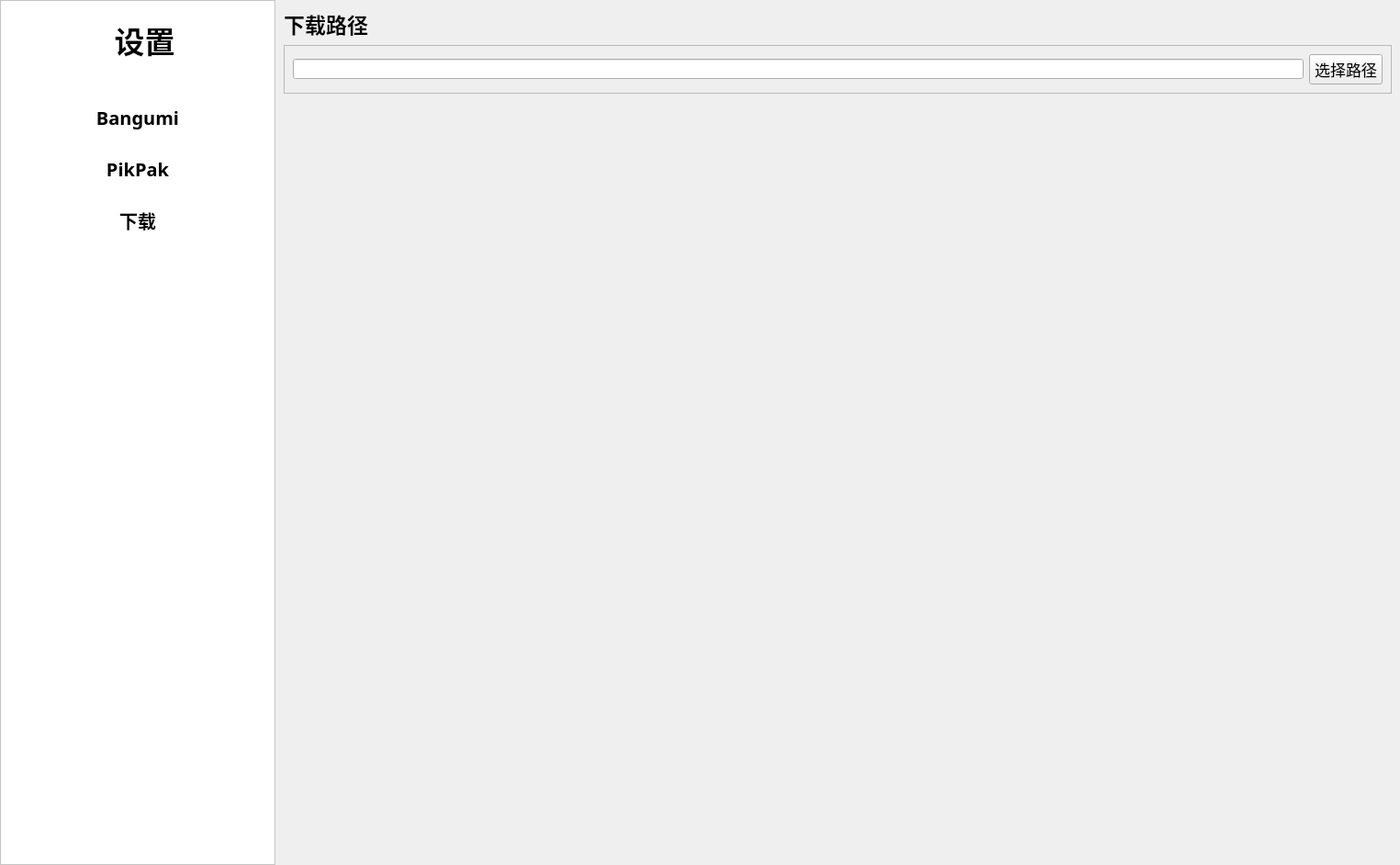
<?xml version="1.0" encoding="UTF-8"?>
<ui version="4.0">
 <class>SettingsPage</class>
 <widget class="QWidget" name="SettingsPage">
  <property name="geometry">
   <rect>
    <x>0</x>
    <y>0</y>
    <width>1525</width>
    <height>942</height>
   </rect>
  </property>
  <layout class="QHBoxLayout" name="horizontalLayout_8">
   <property name="spacing">
    <number>0</number>
   </property>
   <property name="leftMargin">
    <number>0</number>
   </property>
   <property name="topMargin">
    <number>0</number>
   </property>
   <property name="rightMargin">
    <number>0</number>
   </property>
   <property name="bottomMargin">
    <number>0</number>
   </property>
   <item>
    <widget class="QFrame" name="settings_frame">
     <property name="minimumSize">
      <size>
       <width>300</width>
       <height>0</height>
      </size>
     </property>
     <property name="maximumSize">
      <size>
       <width>300</width>
       <height>16777215</height>
      </size>
     </property>
     <property name="styleSheet">
      <string notr="true">background-color: white;</string>
     </property>
     <property name="frameShape">
      <enum>QFrame::Shape::StyledPanel</enum>
     </property>
     <property name="frameShadow">
      <enum>QFrame::Shadow::Raised</enum>
     </property>
     <layout class="QVBoxLayout" name="verticalLayout">
      <item>
       <widget class="QFrame" name="Frame">
        <layout class="QHBoxLayout" name="horizontalLayout">
         <item>
          <widget class="QPushButton" name="back_Button_2">
           <property name="minimumSize">
            <size>
             <width>45</width>
             <height>45</height>
            </size>
           </property>
           <property name="maximumSize">
            <size>
             <width>45</width>
             <height>45</height>
            </size>
           </property>
           <property name="font">
            <font>
             <bold>false</bold>
             <kerning>false</kerning>
            </font>
           </property>
           <property name="styleSheet">
            <string notr="true">QPushButton {
	background-color: white;
	border:none;
	border-radius:22px
}

QPushButton:hover {
    background-color: rgb(237, 237, 238);
}</string>
           </property>
           <property name="text">
            <string/>
           </property>
           <property name="icon">
            <iconset>
             <normaloff>icons/back.png</normaloff>icons/back.png</iconset>
           </property>
           <property name="iconSize">
            <size>
             <width>20</width>
             <height>20</height>
            </size>
           </property>
           <property name="checkable">
            <bool>true</bool>
           </property>
          </widget>
         </item>
         <item>
          <widget class="QPushButton" name="setting_Button">
           <property name="minimumSize">
            <size>
             <width>175</width>
             <height>0</height>
            </size>
           </property>
           <property name="maximumSize">
            <size>
             <width>175</width>
             <height>16777215</height>
            </size>
           </property>
           <property name="font">
            <font>
             <family>微软雅黑</family>
             <pointsize>25</pointsize>
             <bold>true</bold>
            </font>
           </property>
           <property name="styleSheet">
            <string notr="true">border:none</string>
           </property>
           <property name="text">
            <string>设置</string>
           </property>
          </widget>
         </item>
         <item>
          <spacer name="horizontalSpacer">
           <property name="orientation">
            <enum>Qt::Orientation::Horizontal</enum>
           </property>
           <property name="sizeHint" stdset="0">
            <size>
             <width>40</width>
             <height>20</height>
            </size>
           </property>
          </spacer>
         </item>
        </layout>
       </widget>
      </item>
      <item>
       <widget class="QFrame" name="Frame_2">
        <layout class="QVBoxLayout" name="verticalLayout_2">
         <property name="topMargin">
          <number>20</number>
         </property>
         <item>
          <widget class="QPushButton" name="pushButton_3">
           <property name="minimumSize">
            <size>
             <width>0</width>
             <height>50</height>
            </size>
           </property>
           <property name="maximumSize">
            <size>
             <width>16777215</width>
             <height>50</height>
            </size>
           </property>
           <property name="font">
            <font>
             <family>微软雅黑</family>
             <pointsize>15</pointsize>
             <bold>true</bold>
            </font>
           </property>
           <property name="styleSheet">
            <string notr="true">QPushButton:hover {
    background-color: rgba(0, 0, 0,20);
}

QPushButton:checked {
    background-color: rgb(233, 221, 255);
}

QPushButton {
    border:none;
	border-radius: 10px;
}</string>
           </property>
           <property name="text">
            <string>Bangumi</string>
           </property>
           <property name="checkable">
            <bool>true</bool>
           </property>
           <attribute name="buttonGroup">
            <string notr="true">buttonGroup</string>
           </attribute>
          </widget>
         </item>
         <item>
          <widget class="QPushButton" name="pushButton_4">
           <property name="minimumSize">
            <size>
             <width>0</width>
             <height>50</height>
            </size>
           </property>
           <property name="maximumSize">
            <size>
             <width>16777215</width>
             <height>50</height>
            </size>
           </property>
           <property name="font">
            <font>
             <family>微软雅黑</family>
             <pointsize>15</pointsize>
             <bold>true</bold>
            </font>
           </property>
           <property name="styleSheet">
            <string notr="true">QPushButton:hover {
    background-color: rgba(0, 0, 0,20);
}

QPushButton:checked {
    background-color: rgb(233, 221, 255);
}

QPushButton {
    border:none;
	border-radius: 10px;
}</string>
           </property>
           <property name="text">
            <string>PikPak</string>
           </property>
           <property name="checkable">
            <bool>true</bool>
           </property>
           <attribute name="buttonGroup">
            <string notr="true">buttonGroup</string>
           </attribute>
          </widget>
         </item>
         <item>
          <widget class="QPushButton" name="pushButton_13">
           <property name="minimumSize">
            <size>
             <width>0</width>
             <height>50</height>
            </size>
           </property>
           <property name="maximumSize">
            <size>
             <width>16777215</width>
             <height>50</height>
            </size>
           </property>
           <property name="font">
            <font>
             <family>微软雅黑</family>
             <pointsize>15</pointsize>
             <bold>true</bold>
            </font>
           </property>
           <property name="styleSheet">
            <string notr="true">QPushButton:hover {
    background-color: rgba(0, 0, 0,20);
}

QPushButton:checked {
    background-color: rgb(233, 221, 255);
}

QPushButton {
    border:none;
	border-radius: 10px;
}</string>
           </property>
           <property name="text">
            <string>下载</string>
           </property>
           <property name="checkable">
            <bool>true</bool>
           </property>
           <attribute name="buttonGroup">
            <string notr="true">buttonGroup</string>
           </attribute>
          </widget>
         </item>
        </layout>
       </widget>
      </item>
      <item>
       <spacer name="verticalSpacer">
        <property name="orientation">
         <enum>Qt::Orientation::Vertical</enum>
        </property>
        <property name="sizeHint" stdset="0">
         <size>
          <width>20</width>
          <height>866</height>
         </size>
        </property>
       </spacer>
      </item>
     </layout>
    </widget>
   </item>
   <item>
    <widget class="QStackedWidget" name="stackedWidget_2">
     <property name="styleSheet">
      <string notr="true">QStackedWidget {
    background-color: rgb(248, 242, 250);
}

QStackedWidget &gt; QWidget {
    background-color: transparent;
}</string>
     </property>
     <property name="currentIndex">
      <number>2</number>
     </property>
     <widget class="QWidget" name="login_page">
      <layout class="QVBoxLayout" name="verticalLayout_7">
       <item alignment="Qt::AlignmentFlag::AlignLeft">
        <widget class="QPushButton" name="pushButton">
         <property name="minimumSize">
          <size>
           <width>0</width>
           <height>0</height>
          </size>
         </property>
         <property name="maximumSize">
          <size>
           <width>16777215</width>
           <height>16777215</height>
          </size>
         </property>
         <property name="font">
          <font>
           <family>微软雅黑</family>
           <pointsize>17</pointsize>
           <bold>true</bold>
          </font>
         </property>
         <property name="styleSheet">
          <string notr="true">border:none;</string>
         </property>
         <property name="text">
          <string>Bangumi</string>
         </property>
        </widget>
       </item>
       <item>
        <widget class="QFrame" name="Frame_3">
         <layout class="QVBoxLayout" name="verticalLayout_4">
          <property name="leftMargin">
           <number>8</number>
          </property>
          <item alignment="Qt::AlignmentFlag::AlignLeft">
           <widget class="QPushButton" name="pushButton_7">
            <property name="minimumSize">
             <size>
              <width>0</width>
              <height>30</height>
             </size>
            </property>
            <property name="maximumSize">
             <size>
              <width>16777215</width>
              <height>30</height>
             </size>
            </property>
            <property name="font">
             <font>
              <family>微软雅黑</family>
              <pointsize>13</pointsize>
              <bold>true</bold>
             </font>
            </property>
            <property name="styleSheet">
             <string notr="true">border:none</string>
            </property>
            <property name="text">
             <string>Bangumi 授权</string>
            </property>
           </widget>
          </item>
          <item alignment="Qt::AlignmentFlag::AlignLeft">
           <widget class="QPushButton" name="pushButton_2">
            <property name="font">
             <font>
              <family>微软雅黑</family>
              <pointsize>13</pointsize>
              <bold>false</bold>
             </font>
            </property>
            <property name="styleSheet">
             <string notr="true">border:none;</string>
            </property>
            <property name="text">
             <string>ID</string>
            </property>
           </widget>
          </item>
          <item alignment="Qt::AlignmentFlag::AlignLeft">
           <widget class="QPushButton" name="pushButton_9">
            <property name="font">
             <font>
              <family>微软雅黑</family>
              <pointsize>13</pointsize>
              <bold>false</bold>
             </font>
            </property>
            <property name="styleSheet">
             <string notr="true">border:none;</string>
            </property>
            <property name="text">
             <string>Access Token</string>
            </property>
           </widget>
          </item>
          <item alignment="Qt::AlignmentFlag::AlignLeft">
           <widget class="QPushButton" name="pushButton_8">
            <property name="font">
             <font>
              <family>微软雅黑</family>
              <pointsize>13</pointsize>
              <bold>false</bold>
             </font>
            </property>
            <property name="styleSheet">
             <string notr="true">border:none;</string>
            </property>
            <property name="text">
             <string>Refresh Token</string>
            </property>
           </widget>
          </item>
          <item alignment="Qt::AlignmentFlag::AlignLeft">
           <widget class="QPushButton" name="login_Button">
            <property name="font">
             <font>
              <family>微软雅黑</family>
              <pointsize>13</pointsize>
              <bold>false</bold>
             </font>
            </property>
            <property name="styleSheet">
             <string notr="true"/>
            </property>
            <property name="text">
             <string>开始授权</string>
            </property>
           </widget>
          </item>
          <item alignment="Qt::AlignmentFlag::AlignLeft">
           <widget class="QPushButton" name="collection_Button">
            <property name="font">
             <font>
              <family>微软雅黑</family>
              <pointsize>13</pointsize>
              <bold>false</bold>
             </font>
            </property>
            <property name="styleSheet">
             <string notr="true"/>
            </property>
            <property name="text">
             <string>获取收藏</string>
            </property>
           </widget>
          </item>
         </layout>
        </widget>
       </item>
       <item>
        <widget class="QFrame" name="Frame_4">
         <layout class="QHBoxLayout" name="horizontalLayout_2">
          <property name="spacing">
           <number>0</number>
          </property>
          <property name="leftMargin">
           <number>8</number>
          </property>
          <property name="topMargin">
           <number>1</number>
          </property>
          <item alignment="Qt::AlignmentFlag::AlignLeft">
           <widget class="QPushButton" name="pushButton_12">
            <property name="minimumSize">
             <size>
              <width>0</width>
              <height>30</height>
             </size>
            </property>
            <property name="maximumSize">
             <size>
              <width>16777215</width>
              <height>30</height>
             </size>
            </property>
            <property name="font">
             <font>
              <family>微软雅黑</family>
              <pointsize>13</pointsize>
              <bold>true</bold>
             </font>
            </property>
            <property name="styleSheet">
             <string notr="true">border:none</string>
            </property>
            <property name="text">
             <string>Bangumi 域名 ：</string>
            </property>
           </widget>
          </item>
          <item alignment="Qt::AlignmentFlag::AlignLeft">
           <widget class="QComboBox" name="comboBox">
            <item>
             <property name="text">
              <string>bangumi.tv</string>
             </property>
            </item>
            <item>
             <property name="text">
              <string>bgm.tv</string>
             </property>
            </item>
            <item>
             <property name="text">
              <string>chii.in</string>
             </property>
            </item>
           </widget>
          </item>
          <item>
           <spacer name="horizontalSpacer_2">
            <property name="orientation">
             <enum>Qt::Orientation::Horizontal</enum>
            </property>
            <property name="sizeHint" stdset="0">
             <size>
              <width>40</width>
              <height>20</height>
             </size>
            </property>
           </spacer>
          </item>
         </layout>
        </widget>
       </item>
       <item>
        <spacer name="verticalSpacer_3">
         <property name="orientation">
          <enum>Qt::Orientation::Vertical</enum>
         </property>
         <property name="sizeHint" stdset="0">
          <size>
           <width>20</width>
           <height>40</height>
          </size>
         </property>
        </spacer>
       </item>
      </layout>
     </widget>
     <widget class="QWidget" name="pikpak_page">
      <layout class="QVBoxLayout" name="verticalLayout_3">
       <item alignment="Qt::AlignmentFlag::AlignLeft">
        <widget class="QPushButton" name="pushButton_5">
         <property name="minimumSize">
          <size>
           <width>0</width>
           <height>0</height>
          </size>
         </property>
         <property name="maximumSize">
          <size>
           <width>16777215</width>
           <height>16777215</height>
          </size>
         </property>
         <property name="font">
          <font>
           <family>微软雅黑</family>
           <pointsize>20</pointsize>
           <bold>true</bold>
          </font>
         </property>
         <property name="styleSheet">
          <string notr="true">border:none;</string>
         </property>
         <property name="text">
          <string>PikPak 登录</string>
         </property>
        </widget>
       </item>
       <item>
        <widget class="QFrame" name="frame_2">
         <property name="frameShape">
          <enum>QFrame::Shape::StyledPanel</enum>
         </property>
         <property name="frameShadow">
          <enum>QFrame::Shadow::Raised</enum>
         </property>
         <layout class="QVBoxLayout" name="verticalLayout_9">
          <item alignment="Qt::AlignmentFlag::AlignLeft">
           <widget class="QPushButton" name="pushButton_6">
            <property name="font">
             <font>
              <family>微软雅黑</family>
              <pointsize>13</pointsize>
              <bold>false</bold>
             </font>
            </property>
            <property name="styleSheet">
             <string notr="true">border:none;</string>
            </property>
            <property name="text">
             <string>username</string>
            </property>
           </widget>
          </item>
          <item alignment="Qt::AlignmentFlag::AlignLeft">
           <widget class="QPushButton" name="pushButton_10">
            <property name="font">
             <font>
              <family>微软雅黑</family>
              <pointsize>13</pointsize>
              <bold>false</bold>
             </font>
            </property>
            <property name="styleSheet">
             <string notr="true">border:none;</string>
            </property>
            <property name="text">
             <string>password</string>
            </property>
           </widget>
          </item>
          <item alignment="Qt::AlignmentFlag::AlignLeft">
           <widget class="QPushButton" name="pushButton_11">
            <property name="font">
             <font>
              <family>微软雅黑</family>
              <pointsize>13</pointsize>
              <bold>false</bold>
             </font>
            </property>
            <property name="styleSheet">
             <string notr="true">border:none;</string>
            </property>
            <property name="text">
             <string>encoded token</string>
            </property>
           </widget>
          </item>
          <item alignment="Qt::AlignmentFlag::AlignLeft">
           <widget class="QPushButton" name="login_Button_2">
            <property name="minimumSize">
             <size>
              <width>0</width>
              <height>30</height>
             </size>
            </property>
            <property name="font">
             <font>
              <family>微软雅黑</family>
              <pointsize>13</pointsize>
              <bold>false</bold>
             </font>
            </property>
            <property name="styleSheet">
             <string notr="true"/>
            </property>
            <property name="text">
             <string>开始登录</string>
            </property>
           </widget>
          </item>
         </layout>
        </widget>
       </item>
       <item>
        <spacer name="verticalSpacer_2">
         <property name="orientation">
          <enum>Qt::Orientation::Vertical</enum>
         </property>
         <property name="sizeHint" stdset="0">
          <size>
           <width>20</width>
           <height>759</height>
          </size>
         </property>
        </spacer>
       </item>
      </layout>
     </widget>
     <widget class="QWidget" name="download_page">
      <layout class="QVBoxLayout" name="verticalLayout_5">
       <item alignment="Qt::AlignmentFlag::AlignLeft">
        <widget class="QPushButton" name="pushButton_14">
         <property name="minimumSize">
          <size>
           <width>0</width>
           <height>0</height>
          </size>
         </property>
         <property name="maximumSize">
          <size>
           <width>16777215</width>
           <height>16777215</height>
          </size>
         </property>
         <property name="font">
          <font>
           <family>微软雅黑</family>
           <pointsize>17</pointsize>
           <bold>true</bold>
          </font>
         </property>
         <property name="styleSheet">
          <string notr="true">border:none;</string>
         </property>
         <property name="text">
          <string>下载路径</string>
         </property>
        </widget>
       </item>
       <item>
        <widget class="QFrame" name="frame_3">
         <property name="frameShape">
          <enum>QFrame::Shape::StyledPanel</enum>
         </property>
         <property name="frameShadow">
          <enum>QFrame::Shadow::Raised</enum>
         </property>
         <layout class="QHBoxLayout" name="horizontalLayout_3">
          <item>
           <widget class="QLineEdit" name="lineEdit">
            <property name="readOnly">
             <bool>true</bool>
            </property>
           </widget>
          </item>
          <item>
           <widget class="QPushButton" name="login_Button_3">
            <property name="minimumSize">
             <size>
              <width>0</width>
              <height>30</height>
             </size>
            </property>
            <property name="font">
             <font>
              <family>微软雅黑</family>
              <pointsize>13</pointsize>
              <bold>false</bold>
             </font>
            </property>
            <property name="styleSheet">
             <string notr="true"/>
            </property>
            <property name="text">
             <string>选择路径</string>
            </property>
           </widget>
          </item>
         </layout>
        </widget>
       </item>
       <item>
        <spacer name="verticalSpacer_4">
         <property name="orientation">
          <enum>Qt::Orientation::Vertical</enum>
         </property>
         <property name="sizeHint" stdset="0">
          <size>
           <width>20</width>
           <height>829</height>
          </size>
         </property>
        </spacer>
       </item>
      </layout>
     </widget>
    </widget>
   </item>
  </layout>
 </widget>
 <resources/>
 <connections/>
 <buttongroups>
  <buttongroup name="buttonGroup"/>
 </buttongroups>
</ui>
